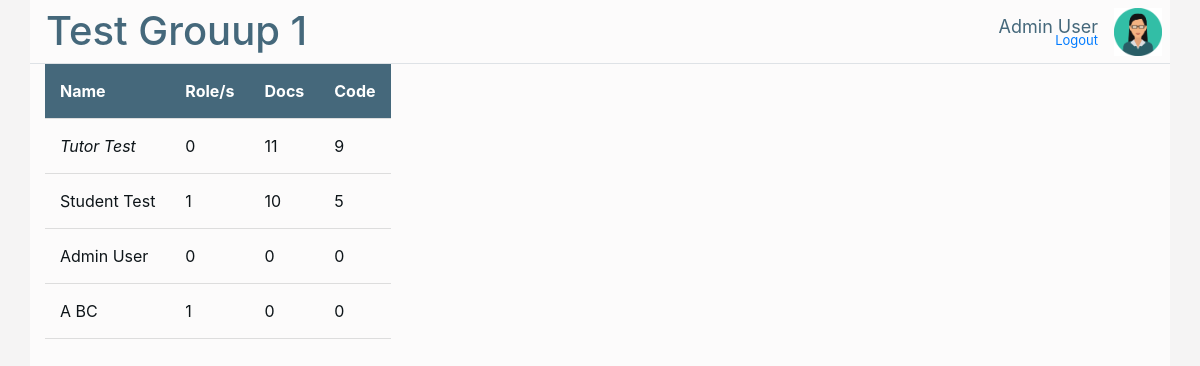
The app's page /dashboard/1/1/ (signed in) with its own data.
### tracker_app/models.py (models this page shows)
class Group(models.Model):
    groupName = models.CharField(max_length = 30)
    unitCode = models.CharField(max_length = 7)

class TaskCategory(models.Model):
    categoryName = models.CharField(max_length = 30)
    description = models.TextField()
    submitted = models.BooleanField()
    date = models.DateField()
    group = models.ForeignKey(Group, on_delete=models.SET_NULL, null=True, blank=True)

class GroupMember(models.Model):
    roles = models.CharField(validators=[int_list_validator], max_length=10)
    person = models.ForeignKey(User, on_delete=models.SET_NULL, null=True, blank=True)
    group = models.ForeignKey(Group, on_delete=models.SET_NULL, null=True, blank=True)

### tracker_app/views.py (the view)
# urls.py: path('dashboard/<int:group_id>/', views.groupdash, name='groupdash'),
def groupdash(request, group_id, mem_id = -1):
    if (request.user is None) or (not request.user.is_authenticated):       # Always ensure we have a user
        return redirect('/login/')
    staff = request.user.groups.filter(name = "Editors").exists()
    mem = None
    user_mem = None
    members = []
    try:                                        # Attempt to get the group from the primary-key (id)
        g = models.Group.objects.get(pk = group_id)
        mems = list(models.GroupMember.objects.filter(group = g))
        tasks = list(models.TaskCategory.objects.filter(group = g))
        for mem in mems:
            if mem.person == request.user:
                user_mem = mem
                break
    except:                                     # Group doesn't exist, go back to userdash
        print("Group does not exist ", group_id)
        return redirect('/dashboard/')
    if (mem_id == -1) and (user_mem is not None):
        return redirect("/dashboard/{}/{}".format(group_id, user_mem.id))
    if user_mem is not None:
        owner = "0" in user_mem.roles
    else:
        owner = False
    if (user_mem is not None) and (mem_id != user_mem.id):
        if (not owner):
            return redirect("/dashboard/{}/{}".format(group_id, user_mem.id))
    members = []
    try:                                        # Attempt to get the active user, if there is any
        mem = models.GroupMember.objects.filter(group = g).get(pk = mem_id)
        for m in mems:
            m_tot = []
            entries = models.MemberEntry.objects.filter(groupMember = m)
            for t in tasks:
                val = 0
                for ent in list(entries.filter(category = t)):
                    val += ent.hoursSpent
                if  (m == user_mem) or (owner):
                    m_tot.append(val)
                else:
                    m_tot.append(" ")
            members.append((m, m_tot))
    except:                                     # Member does not exist, continue without any selection
        print("Member does not exist ", mem_id)
        return redirect("/dashboard/{}/".format(group_id))
    if (request.method == "POST") and (g is not None) and (mem is not None):
        return logtime(request, g, mem)
    return render(request, 'groupdash.html', {'group': g, 'members': members, 'tasks': tasks, 'active_member': mem, 'is_staff': staff, 'is_owner': owner, 'title': g.groupName})

### tracker_app/templates/groupdash.html (shortened to what this page needs)
{% extends "base.html" %}
{% block page_content %}
<table style="min-width: 40vh;">
    <tbody>
        <tr>
            <th>Name</th>
            <th>Role/s</th>
            {% for t in tasks %}
                <th>{{ t.categoryName }}</th>
            {% endfor %}
        </tr>
    {% for m in members %}
    <tr style='cursor: pointer; cursor: hand;' onclick="window.location='/dashboard/{{ group.pk }}/{{ m.0.pk }}/';">
        {% if active_member == m.0 %}
            <td class="selected-mem">{{ m.0.person.get_full_name }}</td>
            <td>{{ m.0.roles }}</td>
        {% else %}
            <td>{{ m.0.person.get_full_name }}</td>
            <td>{{ m.0.roles }}</td>
        {% endif %}
        {% for t in m.1 %}
            <td>{{ t }}</td>
        {% endfor %}
    </tr>
    {% endfor %}
</tbody>
</table>
{% endblock %}

### tracker_app/templates/base.html (shortened to what this page needs)
<!DOCTYPE html>
<html lang="en">
    <head>
        <link rel="stylesheet" href="https://stackpath.bootstrapcdn.com/bootstrap/4.5.2/css/bootstrap.min.css">
        {% load static %}
        <link rel="stylesheet" href="{% static 'style.css' %}">
    </head>
    <body style="background-color: var(--background0);">
        <div class="container" style="background-color: var(--background1); min-height: 100vh;">
            <div class="row  justify-content-center  header-height  border-bottom">
                <div class="col-12">
                    <div class="navbar-nav" style="display: block; position: absolute; right: 9vh; bottom: 0.6vh; margin: 0px; padding: 0px">
                        <a class="nav-item nav-link" href="{% url 'logout' %}" style="font-size: small;">Logout</a>
                    </div>
                    <h1 style="display: block; position: absolute; left: 2vh; bottom: 1vh; margin: 0px; padding: 0px; color:
                                var(--accent5); max-width: 80vh; overflow: hidden; text-overflow: ellipsis;">{{ title }}</h1>
                    <p style="display: block; position: absolute; right: 9vh; top: 1.6vh; margin: 0px; padding: 0px;
                                color: var(--accent5); font-size: large;">{{ request.user.get_full_name }}</p>
                    <div style="background: var(--accent2); border-radius: 100px; display: block; position: absolute; right:
                                1vh; width: 6vh; height: 6vh; top: 1vh;">
                        {% if user.is_superuser %}
                            <img width="100%" height="100%" src="{% static 'admin.png' %}">
                        {% else %}
                            {% if is_staff %}
                                <img width="100%" height="100%" src="{% static 'staff.png' %}">
                            {% else %}
                                <img width="100%" height="100%" src="{% static 'student.png' %}">
                            {% endif %}
                        {% endif %}
                        <a href="{% url 'profile' %}" style="cursor: pointer;">
                            <span class="group-span" style="width: 6vh; height: 6vh;"></span>
                        </a>
                    </div>
                </div>
            </div>
            <div class="row  justify-content-center  content-height">
                <div class="col-12  content-height">
                    {% block page_content %}{% endblock %}
                </div>
            </div>
        </div>
    </body>
</html>

### tracker_app/static/style.css (style rules this page uses)
:root { --background0: #f5f4f4; --background1: #fcfbfb; --background2: #ffffff; --accent0: #0e1519; --accent1: #32312c; --accent2: #187FA6; --accent3: #693464; --accent4: #c61a26; --accent5: #45687b; }
h1, h2, h3, h4, h5 { color: var(--accent0) }
body { color: var(--accent0) }
.header-height { min-height: 8%; max-height: 8%; height: 8%; min-height: 8vh; max-height: 8vh; height: 8vh; }
.content-height { min-height: 92%; max-height: 92%; height: 92%; min-height: 92vh; max-height: 92vh; height: 92vh; }
.border-bottom { border-style: solid; border-width: 0px 0px 2px 0px; border-color: var(--accent5); }
.group-span { position: absolute; top: 0; left: 0; z-index: 1000; display: inline; }
.selected-mem { font-style: italic; }
th, td { padding: 15px; text-align: left; border-bottom: 1px solid #ddd }
th { background-color: var(--accent5); color: white; }

### records on screen
Group: groupName "Test Grouup 1"
TaskCategory: categoryName "Docs"
TaskCategory: categoryName "Code"
GroupMember: person.last_name "Tutor Test", roles "0", 1 "11" "9"
GroupMember: person.last_name "Student Test", roles "1", 1 "10" "5"
GroupMember: person.last_name "Admin User", roles "0", 1 "0" "0"
GroupMember: person.last_name "A BC", roles "1", 1 "0" "0"

### other values on screen
{{ request.user.get_full_name }} "Admin User"
